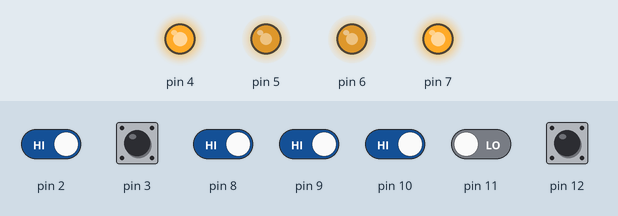
Simulated run of this sketch. Board: Arduino Uno, built with avr-gcc and run on an emulated ATmega328P. Shown: output pins drawn as LEDs (lit = HIGH). Inputs (shaded band) come from the test bench; at power-on: pin 2, pin 3, pin 8–10, pin 12 HIGH, pin 11 LOW.

Above: at 1.2 s.
1.3 s: pin 2 driven LOW
At 2.3 s:
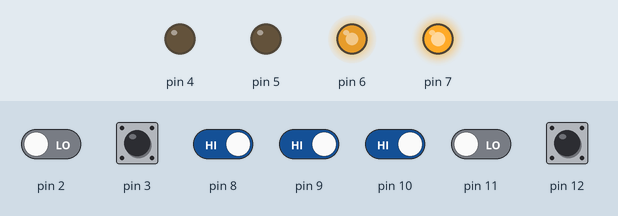
2.8 s: pin 8 driven LOW
At 3.4 s:
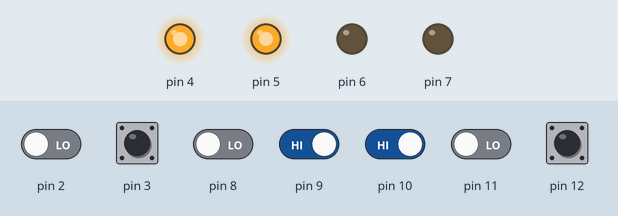
4.3 s: pin 8 driven HIGH
At 5.5 s:
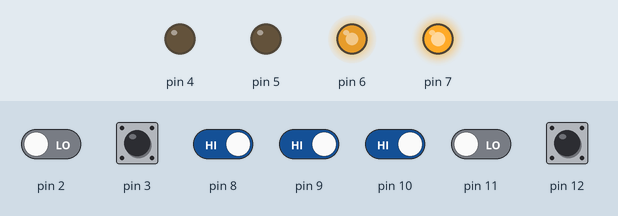
5.8 s: pin 10 driven LOW
At 6.9 s:
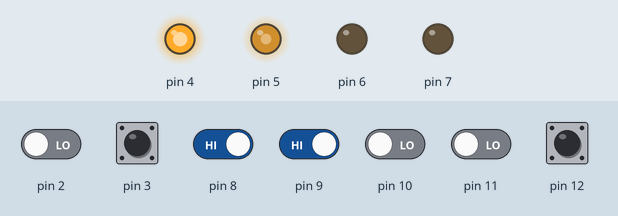
7.3 s: pin 9 driven LOW
At 8.0 s:
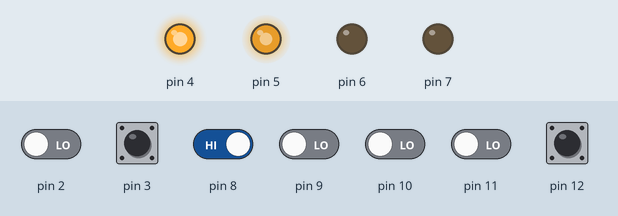
8.8 s: pin 9 driven HIGH
At 9.1 s:
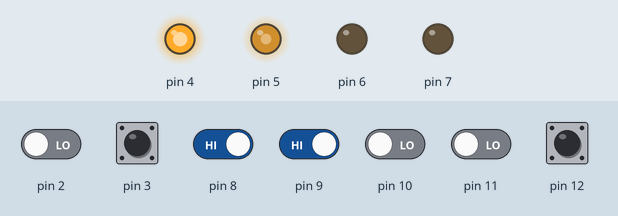
Timing chart, 0 to 11.3 s (numbered marks = the images above; inputs shaded):
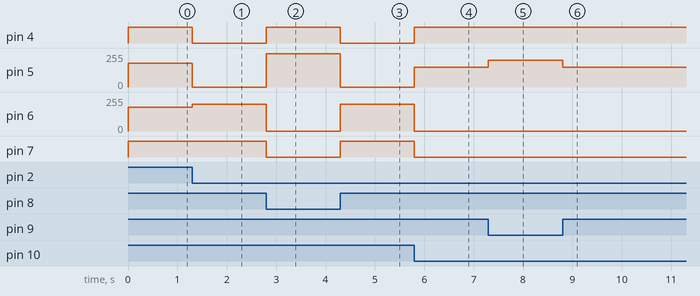

The sketch:

tracker1_2.ino
```cpp
void motor(char pin,char pwmpin,char state,int val)
{
    pinMode(pin, OUTPUT);

  if(state==1)
  {
    analogWrite(pwmpin,val);
    digitalWrite(pin,1);
   }
  else if(state==2)
 {
   analogWrite(pwmpin,val);
   digitalWrite(pin,0);
 }
 else if(state==0)
 {
    analogWrite(pwmpin,0);
    digitalWrite(pin,0);
 }
}

void runfoward(int i)   //前进
{
  motor(4,5,1,i);
  motor(7,6,1,i);
}
void runback(int j)    //后退
{
   motor(4,5,2,j);
   motor(7,6,2,j);
}
void turnL(int m)     //左转
{
  motor(4,5,1,m);
  motor(7,6,0,m);
}
void turnR(int n)      //右转
{
  motor(4,5,0,n);
  motor(7,6,1,n);
}
void stop()            //停止
{
  motor(4,5,0,0);
  motor(7,6,1,0);
}
void setup()
{
  Serial.begin(9600);
 }
void loop()
{
  char num1,num2,num3,num4,num5,num6,num7;
  num1=digitalRead(8);
  num2=digitalRead(9);
  num3=digitalRead(10);
  num4=digitalRead(11);
  num5=digitalRead(12);
  num6=digitalRead(2);
  num7=digitalRead(3);
                        // 用num1-7保存从左到右7个传感器的状态
  if(num1==0)          //第一个传感器检测到黑线用200的速度左转
  {
   turnL(250);
   delayMicroseconds(2);
  }
 else if(num2==0)       //第二个传感器检测到黑线用150的速度左转
 {
   turnL(200);
   delayMicroseconds(2);
 }
  else if(num3==0)       //第三个传感器检测到黑线用150的速度左转
 {
   turnL(150);
   delayMicroseconds(2);
 }

 else if(num5==0)       //第五个传感器检测到黑线用150的速度右转
 {
    turnR(150);
   delayMicroseconds(2);
 }
 else if(num6==0)        //第六个传感器检测到黑线用200的速度右转
 {
    turnR(200);
   delayMicroseconds(2);
 }
  else if(num7==0)        //第七个传感器检测到黑线用250的速度右转
 {
    turnR(250);
   delayMicroseconds(2);
 }
  else                     //其他状态小车直走
  {
   runfoward(180);
   delay(2);
  }
}
```

Measured:
- after the input at 1.3 s, pin 4: HIGH → LOW at once; pin 5: 180/255 → 0/255 at once; pin 6: 180/255 → 200/255 at once
- after the input at 2.8 s, pin 4: LOW → HIGH at once; pin 5: 0/255 → 250/255 at once; pin 6: 200/255 → 0/255 at once; pin 7: HIGH → LOW at once
- after the input at 4.3 s, pin 4: HIGH → LOW at once; pin 5: 250/255 → 0/255 at once; pin 6: 0/255 → 200/255 at once; pin 7: LOW → HIGH at once
- after the input at 5.8 s, pin 4: LOW → HIGH at once; pin 5: 0/255 → 150/255 at once; pin 6: 200/255 → 0/255 at once; pin 7: HIGH → LOW at once
- after the input at 7.3 s, pin 5: 150/255 → 200/255 at once
- after the input at 8.8 s, pin 5: 200/255 → 150/255 at once
